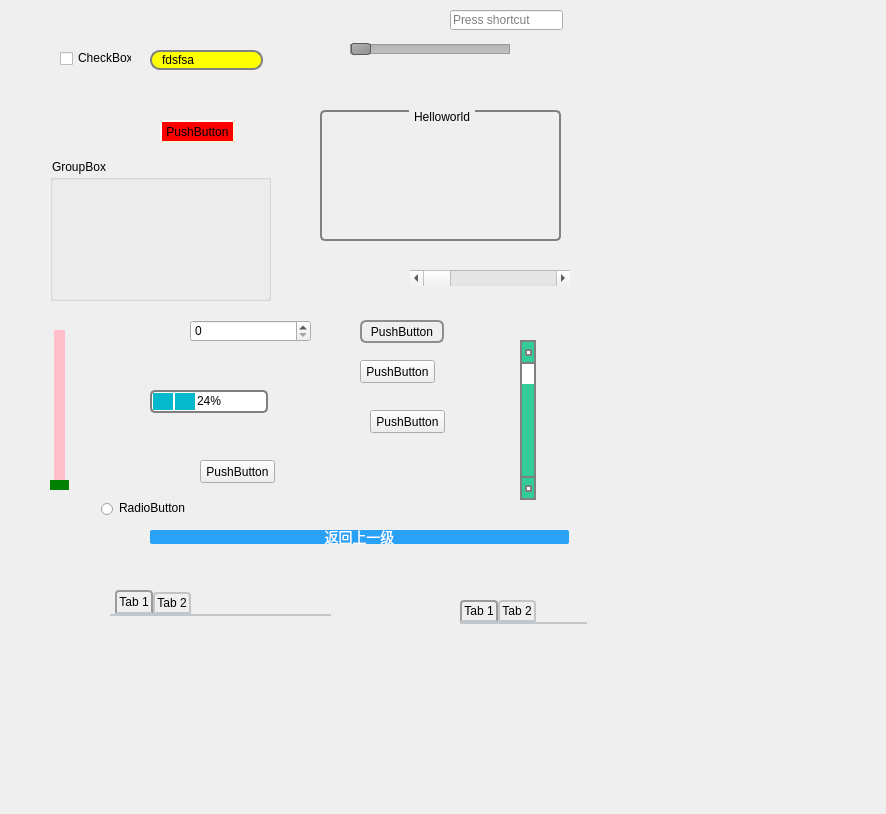
<?xml version="1.0" encoding="UTF-8"?>
<ui version="4.0">
 <class>Widget</class>
 <widget class="QWidget" name="Widget">
  <property name="geometry">
   <rect>
    <x>0</x>
    <y>0</y>
    <width>886</width>
    <height>814</height>
   </rect>
  </property>
  <property name="windowTitle">
   <string>Widget</string>
  </property>
  <widget class="QPushButton" name="pushButton">
   <property name="geometry">
    <rect>
     <x>160</x>
     <y>120</y>
     <width>75</width>
     <height>23</height>
    </rect>
   </property>
   <property name="styleSheet">
    <string notr="true">QPushButton {
      background-color: red;
      border-style: outset;
      border-width: 2px;
      border-color: beige;
  }

QPushButton:pressed {
      background-color: rgb(224, 0, 0);
      border-style: inset;
  }

QPushButton::menu-indicator {
      subcontrol-position: right center;
      subcontrol-origin: padding;
      left: -2px;
  }
</string>
   </property>
   <property name="text">
    <string>PushButton</string>
   </property>
  </widget>
  <widget class="QCheckBox" name="checkBox">
   <property name="geometry">
    <rect>
     <x>60</x>
     <y>50</y>
     <width>71</width>
     <height>16</height>
    </rect>
   </property>
   <property name="styleSheet">
    <string notr="true">QCheckBox {
      spacing: 5px;
  }

  QCheckBox::indicator {
      width: 13px;
      height: 13px;
  }

  QCheckBox::indicator:unchecked {
      image: url(:/Image/checkbox_unchecked.png);
  }

  QCheckBox::indicator:unchecked:hover {
      image: url(:/Image/checkbox_unchecked_hover.png);
  }

  QCheckBox::indicator:unchecked:pressed {
      image: url(:/Image/checkbox_unchecked_pressed.png);
  }

  QCheckBox::indicator:checked {
      image: url(:/Image/checkbox_checked.png);
  }

  QCheckBox::indicator:checked:hover {
      image: url(:/Image/checkbox_checked_hover.png);
  }

  QCheckBox::indicator:checked:pressed {
      image: url(:/Image/checkbox_checked_pressed.png);
  }

  QCheckBox::indicator:indeterminate:hover {
      image: url(:/Image/checkbox_indeterminate_hover.png);
  }

  QCheckBox::indicator:indeterminate:pressed {
      image: url(:/Image/checkbox_indeterminate_pressed.png);
  }</string>
   </property>
   <property name="text">
    <string>CheckBox</string>
   </property>
  </widget>
  <widget class="QLineEdit" name="lineEdit">
   <property name="geometry">
    <rect>
     <x>150</x>
     <y>50</y>
     <width>113</width>
     <height>20</height>
    </rect>
   </property>
   <property name="styleSheet">
    <string notr="true"> QLineEdit {
      border: 2px solid gray;
      border-radius: 10px;
      padding: 0 8px;
      background: yellow;
      selection-background-color: darkgray;
  }</string>
   </property>
   <property name="text">
    <string>fdsfsa</string>
   </property>
  </widget>
  <widget class="QGroupBox" name="groupBox">
   <property name="geometry">
    <rect>
     <x>320</x>
     <y>110</y>
     <width>241</width>
     <height>131</height>
    </rect>
   </property>
   <property name="styleSheet">
    <string notr="true">QGroupBox {
      background-color: qlineargradient(x1: 0, y1: 0, x2: 0, y2: 1,
                                        stop: 0 #E0E0E0, stop: 1 #FFFFFF);
      border: 2px solid gray;
      border-radius: 5px;
      margin-top: 1ex; /* leave space at the top for the title */
  }

  QGroupBox::title {
      subcontrol-origin: margin;
      subcontrol-position: top center; /* position at the top center */
      padding: 0 3px;
      background-color: qlineargradient(x1: 0, y1: 0, x2: 0, y2: 1,
                                        stop: 0 #FF0ECE, stop: 1 #FFFFFF);
  }</string>
   </property>
   <property name="title">
    <string>Helloworld</string>
   </property>
  </widget>
  <widget class="QGroupBox" name="groupBox_2">
   <property name="geometry">
    <rect>
     <x>50</x>
     <y>160</y>
     <width>221</width>
     <height>141</height>
    </rect>
   </property>
   <property name="styleSheet">
    <string notr="true">QGroupBox::indicator {
      width: 13px;
      height: 13px;
  }

  QGroupBox::indicator:unchecked {
      image: url(:/Images/checkbox_unchecked.png);
  }</string>
   </property>
   <property name="title">
    <string>GroupBox</string>
   </property>
  </widget>
  <widget class="QProgressBar" name="progressBar">
   <property name="geometry">
    <rect>
     <x>150</x>
     <y>390</y>
     <width>118</width>
     <height>23</height>
    </rect>
   </property>
   <property name="styleSheet">
    <string notr="true">QProgressBar {
   border: 2px solid grey;
   border-radius: 5px;
   text-align: center;
  }

QProgressBar::chunk {
   background-color: #05B8CC;
   width: 20px;
   margin: 0.5px;
  }</string>
   </property>
   <property name="value">
    <number>24</number>
   </property>
  </widget>
  <widget class="QPushButton" name="pushButton_2">
   <property name="geometry">
    <rect>
     <x>360</x>
     <y>320</y>
     <width>84</width>
     <height>23</height>
    </rect>
   </property>
   <property name="styleSheet">
    <string notr="true">QPushButton {
      border: 2px solid #8f8f91;
      border-radius: 6px;
      background-color: qlineargradient(x1: 0, y1: 0, x2: 0, y2: 1,
                                        stop: 0 #f6f7fa, stop: 1 #dadbde);
      min-width: 80px;
  }


  QPushButton:pressed {
      background-color: qlineargradient(x1: 0, y1: 0, x2: 0, y2: 1,
                                        stop: 0 #dadbde, stop: 1 #f6f7fa);
  }</string>
   </property>
   <property name="text">
    <string>PushButton</string>
   </property>
  </widget>
  <widget class="QPushButton" name="pushButton_3">
   <property name="geometry">
    <rect>
     <x>360</x>
     <y>360</y>
     <width>75</width>
     <height>23</height>
    </rect>
   </property>
   <property name="styleSheet">
    <string notr="true">
  QPushButton:flat {
      border: none; /* no border for a flat push button */
  }</string>
   </property>
   <property name="text">
    <string>PushButton</string>
   </property>
  </widget>
  <widget class="QPushButton" name="pushButton_4">
   <property name="geometry">
    <rect>
     <x>370</x>
     <y>410</y>
     <width>75</width>
     <height>23</height>
    </rect>
   </property>
   <property name="styleSheet">
    <string notr="true">
  QPushButton:default {
      border-color: navy; /* make the default button prominent */
  }</string>
   </property>
   <property name="text">
    <string>PushButton</string>
   </property>
  </widget>
  <widget class="QPushButton" name="pushButton_5">
   <property name="geometry">
    <rect>
     <x>200</x>
     <y>460</y>
     <width>75</width>
     <height>23</height>
    </rect>
   </property>
   <property name="styleSheet">
    <string notr="true">PushButton:open { /* when the button has its menu open */
      background-color: qlineargradient(x1: 0, y1: 0, x2: 0, y2: 1,
                                        stop: 0 #dadbde, stop: 1 #f6f7fa);
  }

  QPushButton::menu-indicator {
      image: url(menu_indicator.png);
      subcontrol-origin: padding;
      subcontrol-position: bottom right;
  }

  QPushButton::menu-indicator:pressed, QPushButton::menu-indicator:open {
      position: relative;
      top: 2px; left: 2px; /* shift the arrow by 2 px */
  }

  QToolTip {
      border: 2px solid darkkhaki;
      padding: 5px;
      border-radius: 3px;
	  text: &quot;Hello&quot;;
  }</string>
   </property>
   <property name="text">
    <string>PushButton</string>
   </property>
  </widget>
  <widget class="QRadioButton" name="radioButton">
   <property name="geometry">
    <rect>
     <x>100</x>
     <y>500</y>
     <width>89</width>
     <height>16</height>
    </rect>
   </property>
   <property name="styleSheet">
    <string notr="true">QRadioButton::indicator {
      width: 13px;
      height: 13px;
  }

  QRadioButton::indicator::unchecked {
      image: url(:/Image/radiobutton_unchecked.png);
  }

  QRadioButton::indicator:unchecked:hover {
      image: url(:/Image/radiobutton_unchecked_hover.png);
  }

  QRadioButton::indicator:unchecked:pressed {
      image: url(:/Image/radiobutton_unchecked_pressed.png);
  }

  QRadioButton::indicator::checked {
      image: url(:/Image/radiobutton_checked.png);
  }

  QRadioButton::indicator:checked:hover {
      image: url(:/Image/radiobutton_checked_hover.png);
  }

  QRadioButton::indicator:checked:pressed {
      image: url(:/Image/radiobutton_checked_pressed.png);
  }</string>
   </property>
   <property name="text">
    <string>RadioButton</string>
   </property>
  </widget>
  <widget class="QScrollBar" name="horizontalScrollBar">
   <property name="geometry">
    <rect>
     <x>410</x>
     <y>270</y>
     <width>160</width>
     <height>16</height>
    </rect>
   </property>
   <property name="styleSheet">
    <string notr="true"> QScrollBar:vertical {
       border: 2px solid grey;
       background: #32CC99;
       width: 15px;
       margin: 22px 0 22px 0;
   }
   QScrollBar::handle:vertical {
       background: white;
       min-height: 20px;
   }
   QScrollBar::add-line:vertical {
       border: 2px solid grey;
       background: #32CC99;
       height: 20px;
       subcontrol-position: bottom;
       subcontrol-origin: margin;
   }

   QScrollBar::sub-line:vertical {
       border: 2px solid grey;
       background: #32CC99;
       height: 20px;
       subcontrol-position: top;
       subcontrol-origin: margin;
   }
   QScrollBar::up-arrow:vertical, QScrollBar::down-arrow:vertical {
       border: 2px solid grey;
       width: 3px;
       height: 3px;
       background: white;
   }

   QScrollBar::add-page:vertical, QScrollBar::sub-page:vertical {
       background: none;
   }</string>
   </property>
   <property name="orientation">
    <enum>Qt::Horizontal</enum>
   </property>
  </widget>
  <widget class="QScrollBar" name="verticalScrollBar">
   <property name="geometry">
    <rect>
     <x>520</x>
     <y>340</y>
     <width>16</width>
     <height>160</height>
    </rect>
   </property>
   <property name="styleSheet">
    <string notr="true"> QScrollBar:vertical {
       border: 2px solid grey;
       background: #32CC99;
       width: 15px;
       margin: 22px 0 22px 0;
   }
   QScrollBar::handle:vertical {
       background: white;
       min-height: 20px;
   }
   QScrollBar::add-line:vertical {
       border: 2px solid grey;
       background: #32CC99;
       height: 20px;
       subcontrol-position: bottom;
       subcontrol-origin: margin;
   }

   QScrollBar::sub-line:vertical {
       border: 2px solid grey;
       background: #32CC99;
       height: 20px;
       subcontrol-position: top;
       subcontrol-origin: margin;
   }
   QScrollBar::up-arrow:vertical, QScrollBar::down-arrow:vertical {
       border: 2px solid grey;
       width: 3px;
       height: 3px;
       background: white;
   }

   QScrollBar::add-page:vertical, QScrollBar::sub-page:vertical {
       background: none;
   }</string>
   </property>
   <property name="orientation">
    <enum>Qt::Vertical</enum>
   </property>
  </widget>
  <widget class="QSlider" name="horizontalSlider">
   <property name="geometry">
    <rect>
     <x>350</x>
     <y>40</y>
     <width>160</width>
     <height>19</height>
    </rect>
   </property>
   <property name="styleSheet">
    <string notr="true">  QSlider::groove:horizontal {
      border: 1px solid #999999;
      height: 8px; /* the groove expands to the size of the slider by default. by giving it a height, it has a fixed size */
      background: qlineargradient(x1:0, y1:0, x2:0, y2:1, stop:0 #B1B1B1, stop:1 #c4c4c4);
      margin: 2px 0;
  }

  QSlider::handle:horizontal {
      background: qlineargradient(x1:0, y1:0, x2:1, y2:1, stop:0 #b4b4b4, stop:1 #8f8f8f);
      border: 1px solid #5c5c5c;
      width: 18px;
      margin: -2px 0; /* handle is placed by default on the contents rect of the groove. Expand outside the groove */
      border-radius: 3px;
  }</string>
   </property>
   <property name="orientation">
    <enum>Qt::Horizontal</enum>
   </property>
  </widget>
  <widget class="QSlider" name="verticalSlider">
   <property name="geometry">
    <rect>
     <x>50</x>
     <y>330</y>
     <width>19</width>
     <height>160</height>
    </rect>
   </property>
   <property name="styleSheet">
    <string notr="true">QSlider::groove:vertical {
      background: red;
      position: absolute; /* absolutely position 4px from the left and right of the widget. setting margins on the widget should work too... */
      left: 4px; right: 4px;
  }

  QSlider::handle:vertical {
      height: 10px;
      background: green;
      margin: 0 -4px; /* expand outside the groove */
  }

  QSlider::add-page:vertical {
      background: white;
  }

  QSlider::sub-page:vertical {
      background: pink;
  }</string>
   </property>
   <property name="orientation">
    <enum>Qt::Vertical</enum>
   </property>
  </widget>
  <widget class="QSpinBox" name="spinBox">
   <property name="geometry">
    <rect>
     <x>190</x>
     <y>320</y>
     <width>121</width>
     <height>22</height>
    </rect>
   </property>
   <property name="styleSheet">
    <string notr="true">QSpinBox {
      padding-right: 15px; /* make room for the arrows */
      border-image: url(:Image/frame.png) 4;
      border-width: 3;
  }

  QSpinBox::up-button {
      subcontrol-origin: border;
      subcontrol-position: top right; /* position at the top right corner */

      width: 16px; /* 16 + 2*1px border-width = 15px padding + 3px parent border */
      border-image: url(:/Image/spinup.png) ;
      border-width: 1px;
  }

  QSpinBox::up-button:hover {
      border-image: url(:/Image/spinup_hover.png) 1;
  }

  QSpinBox::up-button:pressed {
      border-image: url(:/Image/spinup_pressed.png) 1;
  }

  QSpinBox::up-arrow {
      image: url(:/Image/up_arrow.png);
      width: 7px;
      height: 7px;
  }

  QSpinBox::up-arrow:disabled, QSpinBox::up-arrow:off { /* off state when value is max */
     image: url(:/Image/up_arrow_disabled.png);
  }

  QSpinBox::down-button {
      subcontrol-origin: border;
      subcontrol-position: bottom right; /* position at bottom right corner */

      width: 16px;
      border-image: url(:/Image/spindown.png) 1;
      border-width: 1px;
      border-top-width: 0;
  }

  QSpinBox::down-button:hover {
      border-image: url(:/Image/spindown_hover.png) 1;
  }

  QSpinBox::down-button:pressed {
      border-image: url(:/Image/spindown_pressed.png) 1;
  }

  QSpinBox::down-arrow {
      image: url(:/Image/down_arrow.png);
      width: 7px;
      height: 7px;
  }

  QSpinBox::down-arrow:disabled,
  QSpinBox::down-arrow:off { /* off state when value in min */
     image: url(:/Image/down_arrow_disabled.png);
  }</string>
   </property>
  </widget>
  <widget class="QPushButton" name="pushButtonreturn">
   <property name="geometry">
    <rect>
     <x>150</x>
     <y>530</y>
     <width>419</width>
     <height>14</height>
    </rect>
   </property>
   <property name="styleSheet">
    <string notr="true">.QPushButton{font: 14px;color: #ffffff;background-color:#29a1f7;border:0px;border-radius:2px;}
.QPushButton:hover{background-color:#4ab0fb;border:0px;border-radius:2px;}
.QPushButton:pressed{background-color:#2087d3;border:0px;border-radius:2px;}</string>
   </property>
   <property name="text">
    <string>返回上一级</string>
   </property>
  </widget>
  <widget class="QKeySequenceEdit" name="keySequenceEdit">
   <property name="geometry">
    <rect>
     <x>450</x>
     <y>10</y>
     <width>113</width>
     <height>20</height>
    </rect>
   </property>
  </widget>
  <widget class="QTabWidget" name="tabWidget">
   <property name="geometry">
    <rect>
     <x>110</x>
     <y>590</y>
     <width>221</width>
     <height>111</height>
    </rect>
   </property>
   <property name="styleSheet">
    <string notr="true">QTabWidget::pane { /* The tab widget frame */
      border-top: 2px solid #C2C7CB;
  }

  QTabWidget::tab-bar {
      left: 5px; /* move to the right by 5px */
  }

  /* Style the tab using the tab sub-control. Note that
      it reads QTabBar _not_ QTabWidget */
  QTabBar::tab {
      background: qlineargradient(x1: 0, y1: 0, x2: 0, y2: 1,
                                  stop: 0 #E1E1E1, stop: 0.4 #DDDDDD,
                                  stop: 0.5 #D8D8D8, stop: 1.0 #D3D3D3);
      border: 2px solid #C4C4C3;
      border-bottom-color: #C2C7CB; /* same as the pane color */
      border-top-left-radius: 4px;
      border-top-right-radius: 4px;
      min-width: 8ex;
      padding: 2px;
  }

  QTabBar::tab:selected, QTabBar::tab:hover {
      background: qlineargradient(x1: 0, y1: 0, x2: 0, y2: 1,
                                  stop: 0 #fafafa, stop: 0.4 #f4f4f4,
                                  stop: 0.5 #e7e7e7, stop: 1.0 #fafafa);
  }

  QTabBar::tab:selected {
      border-color: #9B9B9B;
      border-bottom-color: #C2C7CB; /* same as pane color */
  }

  QTabBar::tab:!selected {
      margin-top: 2px; /* make non-selected tabs look smaller */
  }

QTabBar::tear {
      image: url(tear_indicator.png);
  }

  QTabBar::scroller { /* the width of the scroll buttons */
      width: 20px;
  }</string>
   </property>
   <property name="currentIndex">
    <number>0</number>
   </property>
   <widget class="QWidget" name="tab">
    <attribute name="title">
     <string>Tab 1</string>
    </attribute>
   </widget>
   <widget class="QWidget" name="tab_2">
    <attribute name="title">
     <string>Tab 2</string>
    </attribute>
   </widget>
  </widget>
  <widget class="QTabWidget" name="tabWidget_2">
   <property name="geometry">
    <rect>
     <x>460</x>
     <y>600</y>
     <width>127</width>
     <height>80</height>
    </rect>
   </property>
   <property name="styleSheet">
    <string notr="true">QTabWidget::pane { /* The tab widget frame */
      border-top: 2px solid #C2C7CB;
      position: absolute;
      top: -0.5em;
  }

  QTabWidget::tab-bar {
      alignment: center;
  }

  /* Style the tab using the tab sub-control. Note that
      it reads QTabBar _not_ QTabWidget */
  QTabBar::tab {
      background: qlineargradient(x1: 0, y1: 0, x2: 0, y2: 1,
                                  stop: 0 #E1E1E1, stop: 0.4 #DDDDDD,
                                  stop: 0.5 #D8D8D8, stop: 1.0 #D3D3D3);
      border: 2px solid #C4C4C3;
      border-bottom-color: #C2C7CB; /* same as the pane color */
      border-top-left-radius: 4px;
      border-top-right-radius: 4px;
      min-width: 8ex;
      padding: 2px;
  }

  QTabBar::tab:selected, QTabBar::tab:hover {
      background: qlineargradient(x1: 0, y1: 0, x2: 0, y2: 1,
                                  stop: 0 #fafafa, stop: 0.4 #f4f4f4,
                                  stop: 0.5 #e7e7e7, stop: 1.0 #fafafa);
  }

  QTabBar::tab:selected {
      border-color: #9B9B9B;
      border-bottom-color: #C2C7CB; /* same as pane color */
  }

QTabBar::tear {
      image: url(tear_indicator.png);
  }

  QTabBar::scroller { /* the width of the scroll buttons */
      width: 20px;
  }

  QTabBar QToolButton { /* the scroll buttons are tool buttons */
      border-image: url(scrollbutton.png) 2;
      border-width: 2px;
  }

  QTabBar QToolButton::right-arrow { /* the arrow mark in the tool buttons */
      image: url(rightarrow.png);
  }

  QTabBar QToolButton::left-arrow {
      image: url(leftarrow.png);
  }

 QTabBar::close-button {
      image: url(close.png)
      subcontrol-position: left;
  }
  QTabBar::close-button:hover {
      image: url(close-hover.png)
  }</string>
   </property>
   <property name="currentIndex">
    <number>0</number>
   </property>
   <widget class="QWidget" name="tab_3">
    <attribute name="title">
     <string>Tab 1</string>
    </attribute>
   </widget>
   <widget class="QWidget" name="tab_4">
    <attribute name="title">
     <string>Tab 2</string>
    </attribute>
   </widget>
  </widget>
 </widget>
 <layoutdefault spacing="6" margin="11"/>
 <resources/>
 <connections/>
</ui>
